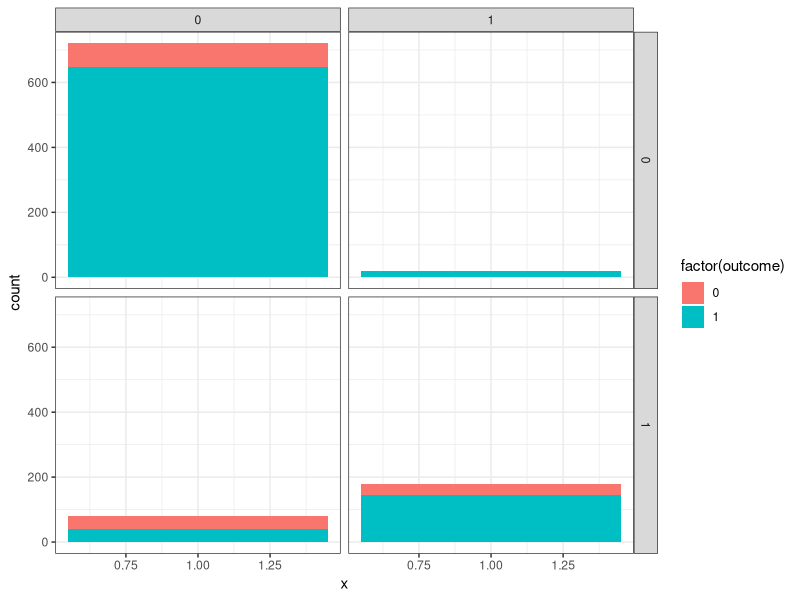
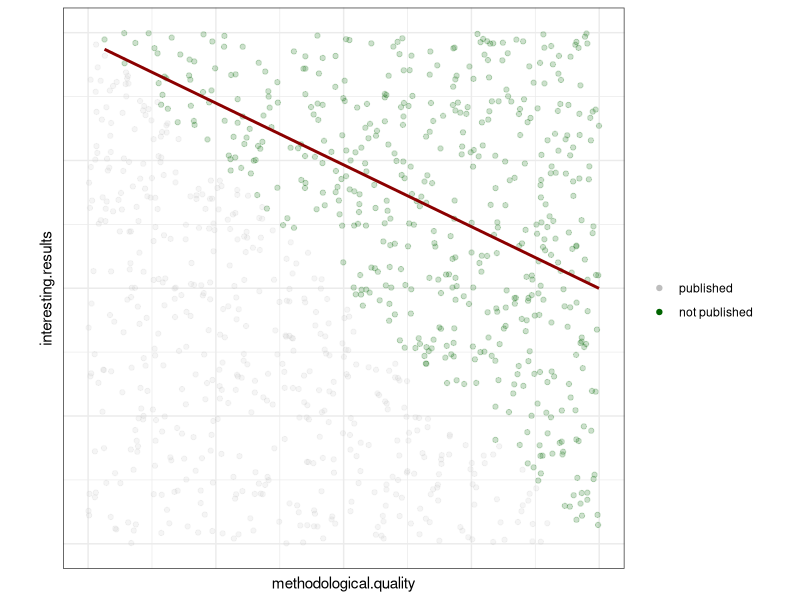
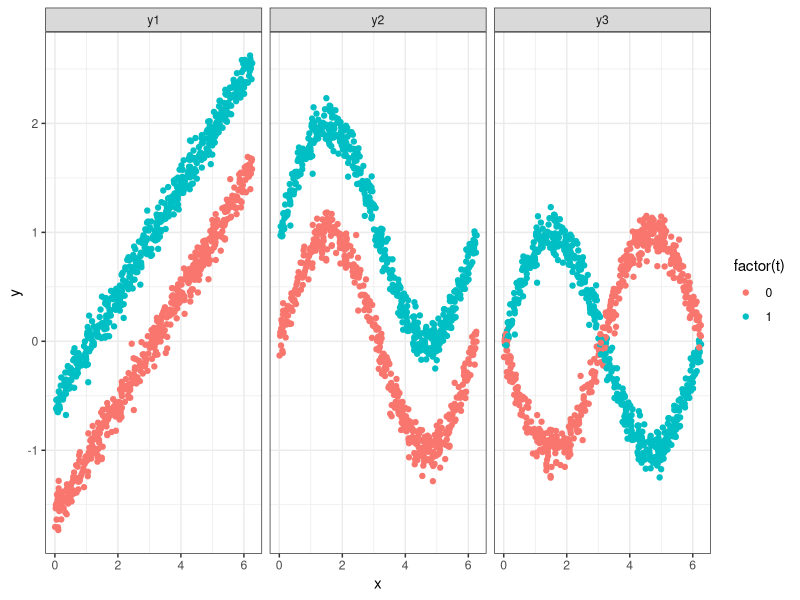

The R script that drew these images, in order:
## ---- chunk 1
#| label: setup
#| echo: false
#| execute: true

suppressMessages({
  library(purrr)
  library(data.table)
  library(ggplot2); theme_set(theme_bw())
  library(knitr)
})
## ---- chunk 2
#| label: simdeliveries

# t=0: home, t=1: hospital
# z=0: low risk, z=1: high risk
# y=1: good outcome
dnames = list(location=c('home', 'hospital'), risk=c('low', 'high'))
pos_tz <- matrix(c(
  c(0.9,  0.5), # y|t=0,z=0,1
  c(0.95, 0.8)  # y|t=1,z=0,1
), nrow=2, byrow=T,
dimnames=dnames)

ps_tz <- matrix(c(
  c(0.72, 0.08), # p(t=0,z=0,1)
  c(0.02, 0.18)  # p(t=1,z=0,1)
), nrow=2, byrow=T, dimnames=dnames)

# p(t,z) under do(t)
ps_do0 <- matrix(c( 
  c(0.8, 0.2), 
  c(0.0, 0.0)  
), nrow=2, byrow=T)

ps_do1 <- matrix(c( 
  c(0.0, 0.0), 
  c(0.8, 0.2) 
), nrow=2, byrow=T)


eys  <- rowSums(pos_tz * ps_tz) / rowSums(ps_tz) # E y|t
dots <- c(sum(pos_tz * ps_do0), sum(pos_tz*ps_do1))

n = 1000

ts  <- vector(mode="logical", length=0)
zs  <- vector(mode="logical", length=0)
py0s <- vector(mode="numeric", length=0)
py1s <- vector(mode="numeric", length=0)
ys  <- vector(mode="logical", length=0)

ntots <- n * ps_tz

for (t in c(0,1)) {
  for (z in c(0,1)) {
    ntz <- n *ps_tz[t+1,z+1]
    ts  <- c(ts, rep(t, ntz))
    zs  <- c(zs, rep(z, ntz))
    py <- pos_tz[t+1,z+1]
    y <- c(rep(0,
               round(ntz * (1-py))), # <- round should not be needed here but found a bug
           rep(1,
               round(ntz*py))) 
    ys <- c(ys, y)
    py0s <- c(py0s, rep(pos_tz[1, z+1], ntz))
    py1s <- c(py1s, rep(pos_tz[2, z+1], ntz))
  }
}
# ys <- ifelse(ts, y1s, y0s)
df <- data.table(
  location=ts,
  risk=zs,
  outcome=ys,
  py0=py0s,
  py1=py1s)

# head(df)

# kable(eys, col.names="tips")
#pander::pander(ftable(eys))

# pander::pander(ftable(pos_tz), emphasize.strong.rows=c(1), emphasize.strong.cols=c(1))

ntots <- n * ps_tz
nys <- ntots * pos_tz

strs <- paste0(nys, " / ", ntots, " = ", 100*pos_tz, "%")
str_mat <- matrix(strs, ncol=2, dimnames=dnames)
# kable(t(str_mat))
# pander::pander(ftable(t(str_mat)), emphasize.strong.rows=c(1), emphasize.strong.cols=c(1))

ntotsm <- rowSums(ntots)
nysm <- rowSums(nys)
strsm <- paste0(nysm, " / ", ntotsm, " = ", 100*eys, "%")

tab_tots <- rbind(ntots, ntotsm)


# tab <- df[, list(good=sum(outcome==1), bad=sum(outcome==0), frac_good=mean(outcome)), by=c("risk", "location")]


## ---- chunk 3
#| label: deliveryplot
#| output: fragment
#| include: false

df[, ni:=1.]

ggplot(df, aes(x=1, fill=factor(outcome))) +
  geom_bar(stat="count", position="stack") + 
  # geom_bar(aes(y=..count../sum(..count..))) + 
  facet_grid(risk~location)
## ---- chunk 4
#| label: fig-publication
#| output: fragment
#| fig-width: 12

methodological.quality = runif(n)
interesting.results = runif(n)
s = methodological.quality + interesting.results > 1
df <- data.frame(methodological.quality, interesting.results, s)
df$s <- factor(df$s)

ggplot(df, aes(x=methodological.quality, y=interesting.results)) +
  geom_point(aes(alpha=s, col=s)) + 
  # stat_smooth(method='lm', col='black', se=F, formula=y~x) +
  # stat_smooth(method='lm', se=F, formula=y~x, col='black') +
  stat_smooth(data=df[df$s==T,], method='lm', col='darkred', formula=y~x, se=F) + 
  scale_color_manual(
    breaks=c(F,T), values=c('gray', 'darkgreen'),
    labels=c('published', 'not published'),
    guide=guide_legend(
      title=''
      )
    ) + 
  scale_alpha_manual(breaks=c(F,T), values=c(0.15, 0.2), guide=NULL) + 
  theme(axis.ticks=element_blank(), axis.text=element_blank()) + 
  coord_equal()
## ---- chunk 5
#| label: fig-dag-nonparametric
#| output: fragment
#| fig-cap: Three datasets with the same DAG

set.seed(12345)
n = 1e3

f1 <- function(t, x, u) t + 0.5 * (x - pi) + u
f2 <- function(t, x, u) t + sin(x) + u
f3 <- function(t, x, u) t * sin(x) - (1-t) * sin(x) + u

df <- data.table(
  x = runif(n, 0, 2*pi),
  t = rbinom(n, 1, 0.5),
  u = rnorm(n, 0, .1)
)

df[, `:=`(
  y1 = f1(t, x, u),
  y2 = f2(t, x, u),
  y3 = f3(t, x, u)
)]

dfm <- melt(df, measure.vars=c('y1', 'y2', 'y3'),
            variable.name="f", value.name="y")

ggplot(dfm, aes(x=x, y=y, col=factor(t))) + 
  geom_point() + 
  facet_grid(~f)
